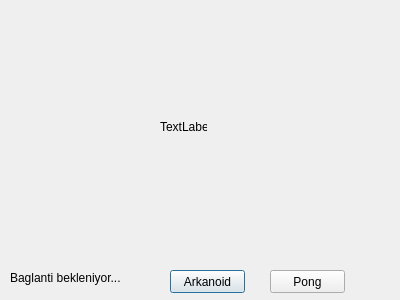
<?xml version="1.0" encoding="UTF-8"?>
<ui version="4.0">
 <class>Menu</class>
 <widget class="QDialog" name="Menu">
  <property name="geometry">
   <rect>
    <x>0</x>
    <y>0</y>
    <width>400</width>
    <height>300</height>
   </rect>
  </property>
  <property name="windowTitle">
   <string>Dialog</string>
  </property>
  <widget class="QPushButton" name="arkanoid_button">
   <property name="geometry">
    <rect>
     <x>170</x>
     <y>270</y>
     <width>75</width>
     <height>23</height>
    </rect>
   </property>
   <property name="text">
    <string>Arkanoid</string>
   </property>
  </widget>
  <widget class="QPushButton" name="pong_button">
   <property name="geometry">
    <rect>
     <x>270</x>
     <y>270</y>
     <width>75</width>
     <height>23</height>
    </rect>
   </property>
   <property name="text">
    <string>Pong</string>
   </property>
  </widget>
  <widget class="QLabel" name="gozluk_no_label">
   <property name="geometry">
    <rect>
     <x>10</x>
     <y>270</y>
     <width>111</width>
     <height>16</height>
    </rect>
   </property>
   <property name="text">
    <string>Baglanti bekleniyor...</string>
   </property>
  </widget>
  <widget class="QLabel" name="pongbaslangic">
   <property name="geometry">
    <rect>
     <x>160</x>
     <y>120</y>
     <width>47</width>
     <height>13</height>
    </rect>
   </property>
   <property name="text">
    <string>TextLabel</string>
   </property>
  </widget>
 </widget>
 <resources/>
 <connections/>
</ui>
